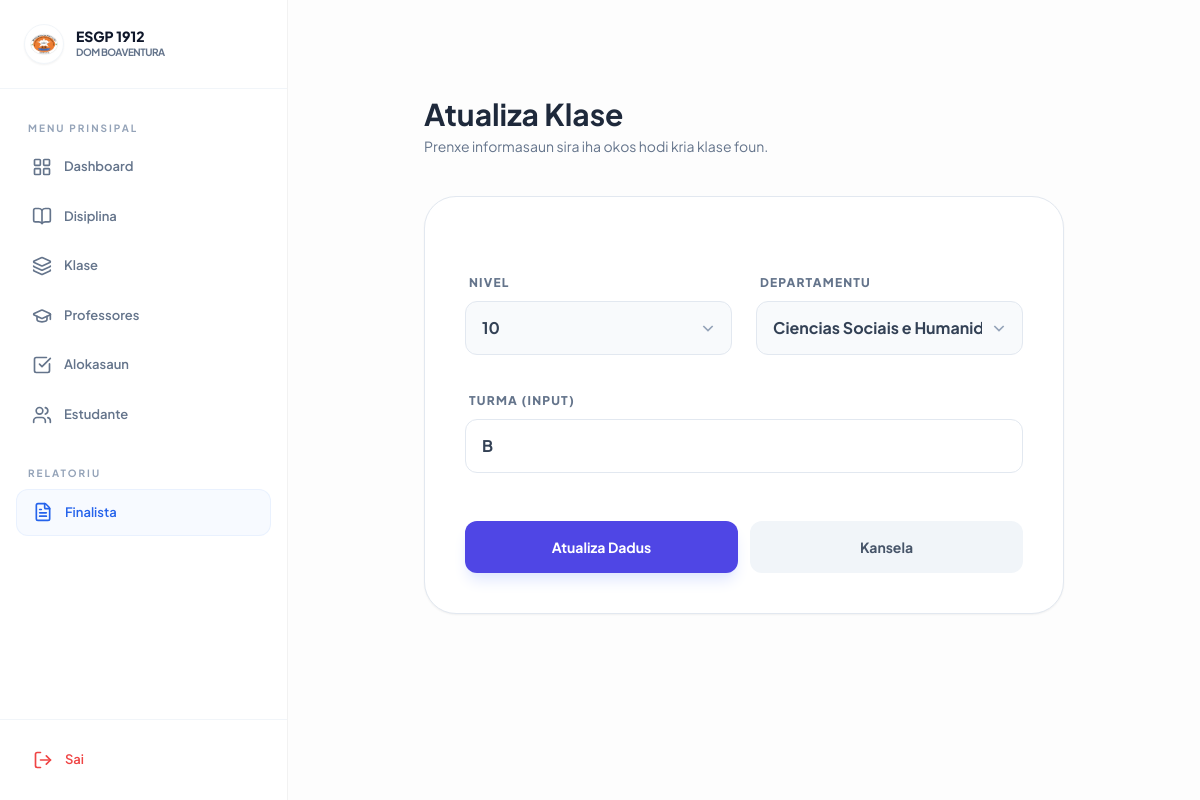
The app's page /academic/klase/edit/4/ with its own data.
### academic/models.py (models this page shows, shortened)
class Klase(models.Model):
    DEPARTAMENTU_CHOICES = [('CN', 'Ciencias Naturais'), ('CSH', 'Ciencias Sociais e Humanidades')]
    NIVEL_CHOICES = [('10', '10'), ('11', '11'), ('12', '12')]
    nivel = models.CharField(max_length=2, choices=NIVEL_CHOICES)
    departamentu = models.CharField(max_length=3, choices=DEPARTAMENTU_CHOICES)
    turma = models.CharField(max_length=5) # Contoh: A, B, atau C

### academic/views.py (the view)
# urls.py: path('klase/edit/<int:pk>/', views.edit_klase, name='edit_klase'),
def edit_klase(request, pk):
    klase = get_object_or_404(Klase, id=pk)
    if request.method == 'POST':
        klase.nivel = request.POST.get('nivel')
        klase.departamentu = request.POST.get('departamentu')
        klase.turma = request.POST.get('turma')
        klase.save()
        return redirect('list_klase')
    return render(request, 'academic/klase_form.html', {
        'klase': klase,
        'nivel_choices': Klase.NIVEL_CHOICES,
        'dept_choices': Klase.DEPARTAMENTU_CHOICES,
    })

### templates/academic/klase_form.html (shortened to what this page needs)
{% extends 'base.html' %}
{% block content %}
<div class="max-w-2xl mx-auto px-4 py-12">
    <div class="mb-10">
        <h2 class="text-3xl font-bold text-slate-800">
            {% if klase %}Atualiza{% else %}Aumenta{% endif %} Klase {% if not klase %}Foun{% endif %}
        </h2>
        <p class="text-slate-500 text-sm mt-1">Prenxe informasaun sira iha okos hodi kria klase foun.</p>
    </div>
    <div class="bg-white rounded-[2rem] border border-slate-200 shadow-sm overflow-hidden">
        <form method="POST" class="p-8 md:p-10 space-y-8">
            <div class="grid grid-cols-1 md:grid-cols-2 gap-6">
                <div class="space-y-2">
                    <label class="text-xs font-black text-slate-500 uppercase tracking-widest ml-1">Nivel</label>
                    <div class="relative">
                        <select name="nivel" required
                            class="w-full pl-4 pr-10 py-3.5 bg-slate-50 border border-slate-200 rounded-xl font-bold text-slate-700 appearance-none focus:border-indigo-500 focus:ring-4 focus:ring-indigo-500/5 transition-all outline-none">
                            {% for value, label in nivel_choices %}
                                <option value="{{ value }}" {% if klase.nivel == value %}selected{% endif %}>
                                    {{ label }}
                                </option>
                            {% endfor %}
                        </select>
                        <div class="absolute inset-y-0 right-0 pr-4 flex items-center pointer-events-none text-slate-400">
                        </div>
                    </div>
                </div>
                <div class="space-y-2">
                    <label class="text-xs font-black text-slate-500 uppercase tracking-widest ml-1">Departamentu</label>
                    <div class="relative">
                        <select name="departamentu" required
                            class="w-full pl-4 pr-10 py-3.5 bg-slate-50 border border-slate-200 rounded-xl font-bold text-slate-700 appearance-none focus:border-indigo-500 focus:ring-4 focus:ring-indigo-500/5 transition-all outline-none">
                            {% for value, label in dept_choices %}
                                <option value="{{ value }}" {% if klase.departamentu == value %}selected{% endif %}>
                                    {{ label }}
                                </option>
                            {% endfor %}
                        </select>
                        <div class="absolute inset-y-0 right-0 pr-4 flex items-center pointer-events-none text-slate-400">
                        </div>
                    </div>
                </div>
            </div>
            <div class="space-y-2">
                <label class="text-xs font-black text-slate-500 uppercase tracking-widest ml-1">Turma (Input)</label>
                <input type="text" name="turma"
                    value="{{ klase.turma|default:'' }}"
                    placeholder="Ezemplu: A, B, ka C" required
                    class="w-full px-4 py-3.5 bg-white border border-slate-200 rounded-xl font-bold text-slate-700 placeholder:text-slate-300 focus:border-indigo-500 focus:ring-4 focus:ring-indigo-500/5 transition-all outline-none">
            </div>
            <div class="pt-4 flex flex-col sm:flex-row gap-3">
                <button type="submit" class="flex-1 py-4 bg-indigo-600 text-white rounded-xl font-bold text-sm hover:bg-indigo-700 transition-all shadow-lg shadow-indigo-100 active:scale-95">
                    {% if klase %}Atualiza Dadus{% else %}Rai Klase{% endif %}
                </button>
                <a href="{% url 'list_klase' %}" class="flex-1 py-4 bg-slate-100 text-slate-600 text-center rounded-xl font-bold text-sm hover:bg-slate-200 transition-all">
                    Kansela
                </a>
            </div>
        </form>
    </div>
</div>
{% endblock %}

### templates/base.html (style rules this page uses)
:root { --primary: #3b82f6; }
body { font-family: 'Plus Jakarta Sans', sans-serif; background: #fdfdfd; color: #1e293b; }

### records on screen
Klase: nivel "10", departamentu "Ciencias Sociais e Humanidades", turma "B"
